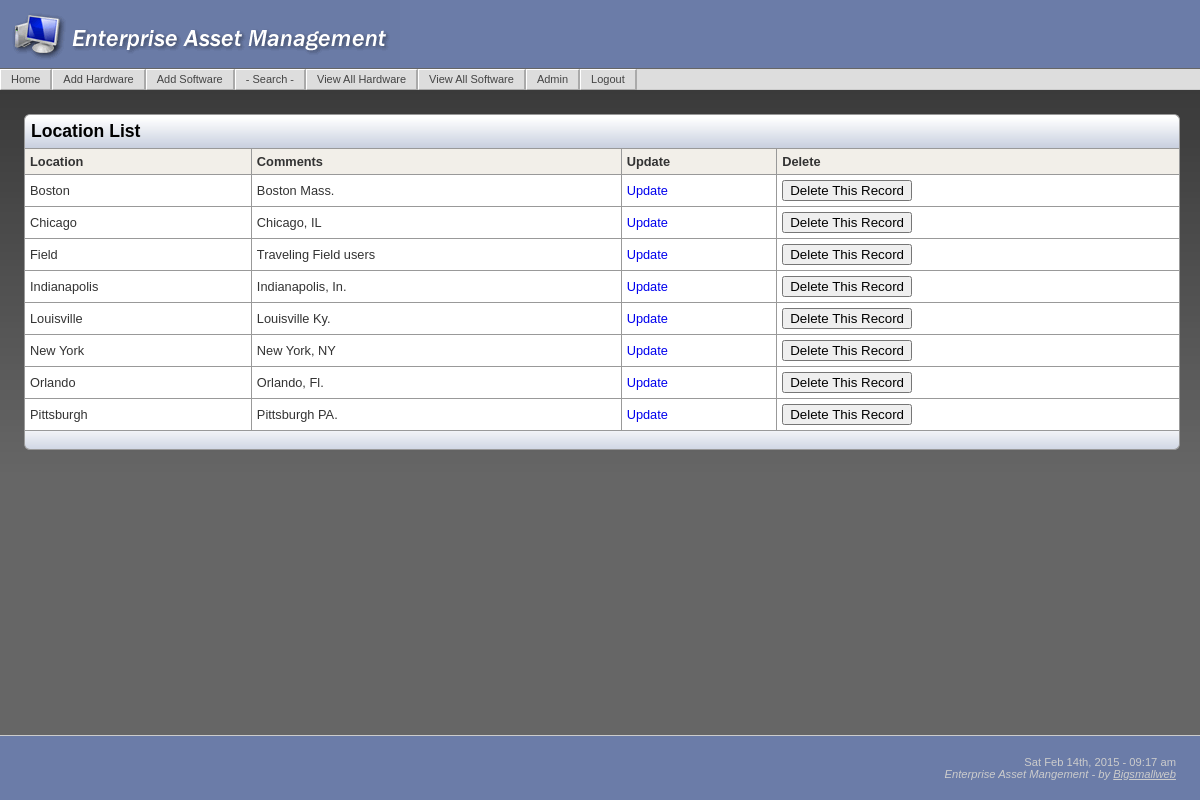
Screenshot of /LocationList.php (signed in) with the database file from the repository.
### tables this page shows
CREATE TABLE IF NOT EXISTS `location` (
  `location` varchar(50) NOT NULL default '',
  `id` int(11) NOT NULL auto_increment,
  `comments` text,
  PRIMARY KEY  (`id`)
);

### LocationList.php (the view, shortened to what this page needs)
<?php require_once('Connections/eam.php'); ?>
<?php
$query_rsLocationsList = "SELECT * FROM location ORDER BY location ASC";
$rsLocationsList = mysql_query($query_rsLocationsList, $eam) or die(mysql_error());
$row_rsLocationsList = mysql_fetch_assoc($rsLocationsList);
?>
<?php include('includes/header.php'); ?>
    <h3>Location List</h3>
    <table width="600" class="table1">
      <tr>
        <th>Location</th>
        <th>Comments</th>
        <th>Update</th>
        <th>Delete</th>
      </tr>
      <?php do { ?>
        <tr>
          <td><?php echo $row_rsLocationsList['location']; ?></td>
          <td><?php echo $row_rsLocationsList['comments']; ?></td>
          <td><a href="LocationUpdate.php?recordID=<?php echo $row_rsLocationsList['id']; ?>">Update</a></td>
          <td>
    	<form id="delRecord" name="delRecord" method="post" action="LocationDelete.php?recordID=<?php echo $row_rsLocationsList['id']; ?>">
           <input name="Submit" type="submit" class="red" value="Delete This Record" />
        </form>
          </td>
        </tr>
      <?php } while ($row_rsLocationsList = mysql_fetch_assoc($rsLocationsList)); ?>
    </table>
<table class="pagination">
  <tr>
    <td>&nbsp;</td>
  </tr>
</table>
<?php include('includes/footer.php'); ?>

### includes/eam_main.css (style rules this page uses)
html, body { font-family: Verdana, Arial, Helvetica, sans-serif; background:url(../images/bkgd.jpg); background-repeat:repeat-x; background-position:top; background-color: #666; margin:0; text-align: center; color: #000000; font-size:100%; height:100% }
h1, h2, h3, h4 { font-family:"Trebuchet MS", Verdana, Arial, Helvetica, sans-serif; }
h3 { font-size:110%; padding:6px; margin:0; background-color:#DADFE9; border-top:1px solid #999; border-right:1px solid #999; border-left:1px solid #999; border-spacing:0px; border-collapse: collapse; background-image:url(../images/titleBk.gif); border-radius: 6px 6px 0 0; -moz-border-radius: 6px 6px 0 0; }
p, td { font-size:80%; }
th { font-size:80%; }
form { margin:0; padding:0; }
a { text-decoration:none; }
table a { display: block; width: 100%; }
.table1 { border-width: 1px; border-spacing:0px; border-style: solid; border-color: #999; border-collapse: collapse; background-color:#FFFFFF; width:100%; }
.table1 th { border-width: 1px; border-style: solid; border-color: #999; padding: 5px; background-color: #F2EFE9; text-align:left; color:#333; }
.table1 td { border-width: 1px; border-style: solid; border-color: #999; padding: 5px; text-align:left; color:#333; }
.pagination { width:100%; border-width: 1px; border-spacing:0px; border-style: solid; border-top:none; border-color: #999; background-color:#FFFFFF; background-image:url(../images/titleBk1.gif); margin:0 auto; border-radius: 0 0 6px 6px; -moz-border-radius:0 0 6px 6px; }
.pagination td { padding: 3px 10px; text-align:left; color:#666; font-size:68%; }

### rows the page displays
location: location "Boston", comments "Boston Mass."
location: location "Chicago", comments "Chicago, IL"
location: location "Field", comments "Traveling Field users"
location: location "Indianapolis", comments "Indianapolis, In."
location: location "Louisville", comments "Louisville Ky."
location: location "New York", comments "New York, NY"
location: location "Orlando", comments "Orlando, Fl."
location: location "Pittsburgh", comments "Pittsburgh PA."
